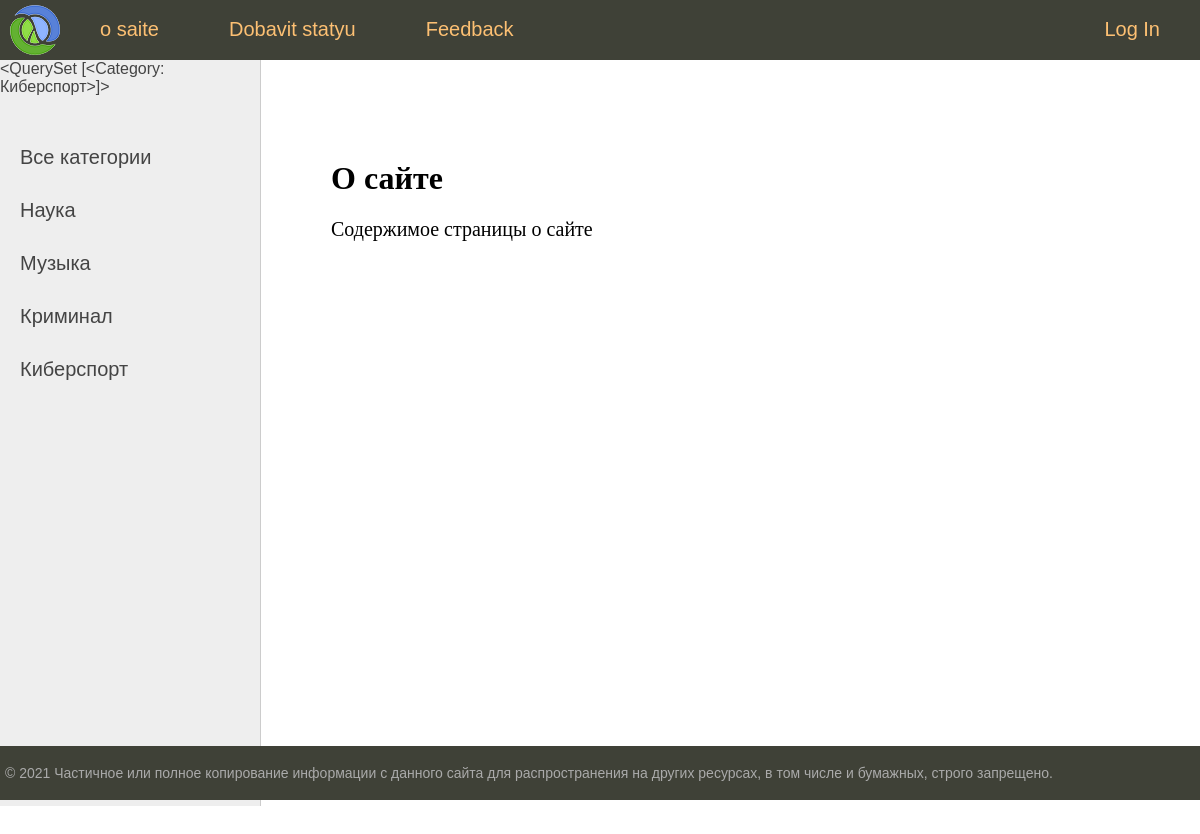
The page /about/ on the database its author committed.
### news/models.py (models this page shows)
class Category(models.Model):
    name = models.CharField(max_length=100, db_index=True, verbose_name='категорияe')
    slug = models.SlugField(max_length=100, unique=True, db_index=True, verbose_name='URL')
    def __str__(self):
        return self.name
    def get_absolute_url(self):
        return reverse('category', kwargs={'cat_id': self.pk})
    class Meta:
        verbose_name = 'категория'
        verbose_name_plural = 'категории'
        ordering = ['id']

### news/views.py (the view)
# urls.py: path('about/', about, name='about'),
def about(request):
    return render(request, 'news/about.html', {'title': 'О сайте'})

### news/templatetags/news_tag.py (called while the page is built)
@register.simple_tag()
def get_categories(filter=None):
    if not filter:
        return Category.objects.all()
    else:
        return Category.objects.filter(pk=filter)

@register.inclusion_tag('news/list_categories.html')
def show_categories(sort=None,cat_selected=0):
    if not sort:
        cats = Category.objects.all()
    else:
        cats = Category.objects.order_by(sort)
    return {"cats":cats, "cat_selected": cat_selected}

@register.inclusion_tag('news/menu.html')
def show_menu():
    menu = [
        {'title': 'o saite', 'url_name': 'about'},
        {'title': 'Dobavit statyu', 'url_name': 'add_page'},
        {'title': 'Feedback', 'url_name': 'contact'},
        {'title': 'Log In', 'url_name': 'login'},
    ]
    return {"menu": menu}

### news/templates/news/about.html
{% extends 'news/base.html' %}
{% block content %}
<h1>{{title}}</h1>
<p>Содержимое страницы о сайте
{% endblock %}

### news/templates/news/base.html (shortened to what this page needs)
{% load static %}
{% load news_tag %}
<!DOCTYPE html>
<html>
<head>
	<link type="text/css" href="{% static 'news/css/styles.css' %}" rel="stylesheet" />
</head>
<body>
<table class="table-page" border=0 cellpadding="0" cellspacing="0">
<tr><td valign=top>
{% block mainmenu %}
	{% show_menu %}
{% endblock mainmenu %}
<table class="table-content" border=0 cellpadding="0" cellspacing="0">
<tr>
	<td valign="top" class="left-chapters">
		{% get_categories filter=2 %}
	<ul id="leftchapters">
		{% if cat_selected == 0 %}
			<li class="selected">Все категории</li>
		{% else %}
			<li><a href="{% url 'home' %}">Все категории</a> </li>
		{% endif %}
		{% show_categories '-name' cat_selected %}
	</ul>
</td>
<td valign="top" class="content">
	<div class="content-text">
{% block content %}
{% endblock %}
	</div>
</td></tr></table>
</td></tr>
<tr><td valign=top>
	<div id="footer">
		<p>&copy; 2021 Частичное или полное копирование информации с данного сайта для распространения на других ресурсах, в том числе и бумажных, строго запрещено.</p>
	</div>
</td></tr></table>
</body>
</html>

### news/templates/news/list_categories.html
{% for c in cats %}
			{% if c.pk == cat_selected %}
				<li class="selected">{{c.name}}</li>
			{% else %}
				<li><a href="{{ c.get_absolute_url }}">{{ c.name }}</a> </li>
			{% endif %}
{% endfor %}

### news/static/news/css/styles.css (style rules this page uses)
html, body { font-family: 'Arial'; margin: 0; padding: 0; height: 100%; width: 100%; color: #444; }
a { color: #0059b2; text-decoration: none; }
.table-page { width: 100%; height: 100%; vertical-align: top; }
.table-page tr { height: 100%; }
.table-content { width: 100%; min-height: 100%; height: 100%; }
.left-chapters { margin: 0; background: #eee; border-right: 1px solid #ccc; min-height: 100%; }
.left-chapters ul { width: 230px; min-height: 100%; margin: 0; padding: 20px 10px 10px 20px; list-style: none; font-size: 20px; }
.left-chapters ul li { margin: 30px 0 0 0; color: #999; }
.left-chapters ul li a { color: #444; text-decoration: none; }
.content { padding: 40px 20px 20px 40px; width: 100%; box-sizing: border-box; }
.content-text { margin: 60px 0 0 30px; color: #000; font-size: 20px; font-family: Yandex Sans Display Light; }
.content-text h1 { font-size: 32px; }
#footer { box-sizing: border-box; background: #3F4137; padding: 5px; color: #aaa; font-size: 14px; font-family: Verdana, Geneva, Arial, Helvetica; text-align: left; overflow: hidden; }

### rows shown on the page
Category: name "<QuerySet [<Category: Киберспорт>]>", name "Киберспорт"
Category: name "Наука"
Category: name "Музыка"
Category: name "Криминал"

### other values the page prints
{{ m.title }} "o saite" "Dobavit statyu" "Feedback"
{{ m.title }} "Log In"
{{ title }} "О сайте"
